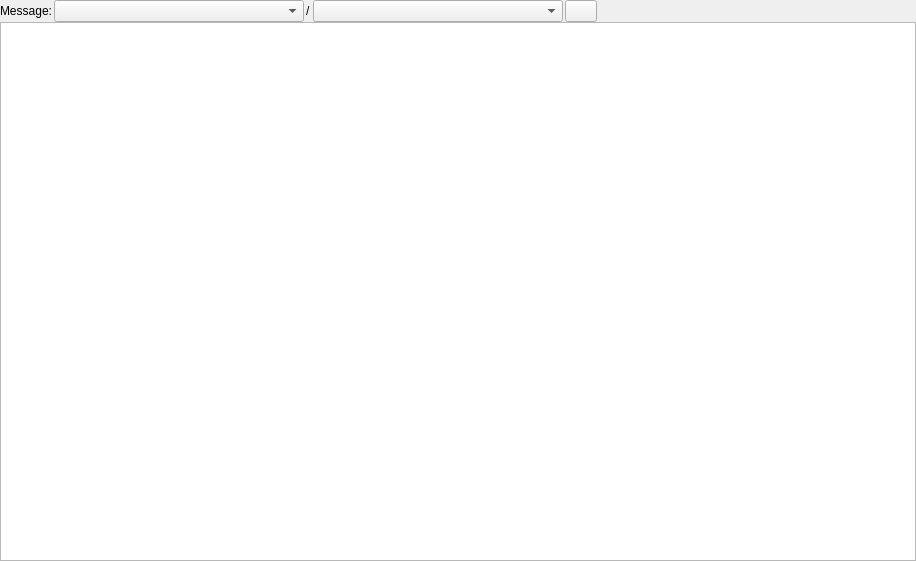
<?xml version="1.0" encoding="UTF-8"?>
<ui version="4.0">
 <class>MessagesWidget</class>
 <widget class="QWidget" name="MessagesWidget">
  <property name="geometry">
   <rect>
    <x>0</x>
    <y>0</y>
    <width>916</width>
    <height>561</height>
   </rect>
  </property>
  <property name="windowTitle">
   <string>Message Introspection</string>
  </property>
  <layout class="QVBoxLayout" name="verticalLayout">
   <property name="margin">
    <number>0</number>
   </property>
   <item>
    <layout class="QVBoxLayout" name="toplayout">
     <property name="spacing">
      <number>0</number>
     </property>
     <item>
      <layout class="QHBoxLayout" name="horizontalLayout">
       <property name="spacing">
        <number>2</number>
       </property>
       <item>
        <widget class="QLabel" name="type_label">
         <property name="text">
          <string>Message:</string>
         </property>
        </widget>
       </item>
       <item>
        <widget class="QComboBox" name="package_combo">
         <property name="minimumSize">
          <size>
           <width>250</width>
           <height>0</height>
          </size>
         </property>
         <property name="toolTip">
          <string>Package</string>
         </property>
         <property name="insertPolicy">
          <enum>QComboBox::InsertAlphabetically</enum>
         </property>
        </widget>
       </item>
       <item>
        <widget class="QLabel" name="label">
         <property name="text">
          <string>/</string>
         </property>
        </widget>
       </item>
       <item>
        <widget class="QComboBox" name="message_combo">
         <property name="minimumSize">
          <size>
           <width>250</width>
           <height>0</height>
          </size>
         </property>
         <property name="toolTip">
          <string>Message Name</string>
         </property>
        </widget>
       </item>
       <item>
        <widget class="QPushButton" name="add_button">
         <property name="maximumSize">
          <size>
           <width>32</width>
           <height>16777215</height>
          </size>
         </property>
         <property name="toolTip">
          <string>Add Currently Selected Message</string>
         </property>
         <property name="text">
          <string/>
         </property>
        </widget>
       </item>
       <item>
        <spacer name="horizontalSpacer">
         <property name="orientation">
          <enum>Qt::Horizontal</enum>
         </property>
         <property name="sizeHint" stdset="0">
          <size>
           <width>40</width>
           <height>20</height>
          </size>
         </property>
        </spacer>
       </item>
      </layout>
     </item>
     <item>
      <widget class="MessagesTreeView" name="messages_tree">
       <property name="toolTip">
        <string>Select a message above and click add to see it in this viewing area.</string>
       </property>
      </widget>
     </item>
    </layout>
   </item>
  </layout>
 </widget>
 <customwidgets>
  <customwidget>
   <class>MessagesTreeView</class>
   <extends>QTreeView</extends>
   <header>rqt_msg.messages_widget</header>
  </customwidget>
 </customwidgets>
 <resources/>
 <connections/>
</ui>
